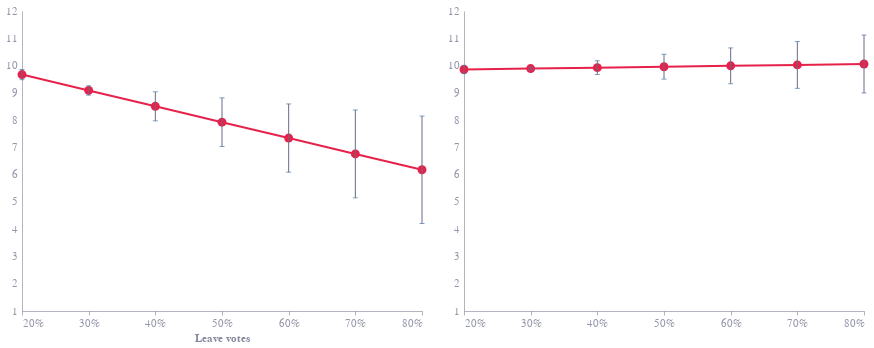

Source (notebook cell):
### Code cell
# Combine figures 1a and 1b into figure 1
fig1 = fig1a | fig1b
fig1

### Figure 1 — Vega-Lite specification as saved in the notebook (floating-point values rounded to 4 significant figures)
{"config": {"font": "Circular Std", "text": {"color": "#676A86", "align": "left", "baseline": "middle", "dx": 7, "dy": 0, "fontSize": 11}, "view": {"stroke": null, "continuousWidth": 400, "continuousHeight": 300, "discreteWidth": 400, "discreteHeight": 300}, "range": {"category": ["#36B7B4", "#E6224B", "#F4C245", "#0063AF", "#00A767", "#179FDB", "#EB5C2E"], "diverging": ["#E6224B", "#E54753", "#C9C9C9", "#179FDB", "#122B39"], "heatmap": ["#C9C9C9", "#179FDB", "#0063AF", "#122B39"], "ordinal": ["#00A767", "#36B7B4", "#179FDB", "#0063AF", "#243B5A"]}, "bar": {"color": "#179fdb"}, "line": {"color": "#e6224b"}, "rule": {"color": "#676A86"}, "area": {"opacity": 0.3}, "point": {"filled": true, "size": 80, "color": "#e6224b", "opacity": 0.95}, "geoshape": {"stroke": "white", "strokeWidth": 0.3}, "rect": {"fill": "#d6d4d4", "opacity": 0.3}, "axis": {"labelColor": "#676A86", "labelFontSize": 11, "labelFont": "Circular Std", "labelOpacity": 0.7, "tickColor": "#676A86", "tickOpacity": 0.5, "domainColor": "#676A86", "domainOpacity": 0.5, "gridColor": "#676A86", "gridDash": [2, 2], "gridOpacity": 0.5, "title": null, "titleColor": "#676A86", "titleOpacity": 0.8, "tickSize": 4}, "axisXDiscrete": {"grid": false, "labelAngle": 0, "tickCount": 10, "tickOpacity": 0.5, "title": null}, "axisYDiscrete": {"ticks": false, "labelPadding": 5}, "axisXTemporal": {"grid": false, "ticks": true}, "axisXQuantitative": {"grid": true}, "axisYQuantitative": {"gridColor": "#676A86", "gridDash": [1, 5], "gridOpacity": 0.5, "ticks": false, "labelPadding": 5, "tickCount": 8, "titleAngle": 0, "titleAlign": "left", "titleBaseline": "bottom", "titleX": 0, "titleY": -5}, "title": {"color": "#676A86E6", "subtitleColor": "#676A86", "font": "Circular Std", "subtitleFont": "Circular Std", "anchor": "start", "fontSize": 14, "subtitleFontSize": 12, "subtitlePadding": 4, "offset": 0, "frame": "group"}, "legend": {"titleColor": "#122b39", "title": null, "labelColor": "#122b39", "labelFontSize": 11}}, "hconcat": [{"layer": [{"mark": {"type": "line", "point": true}, "encoding": {"tooltip": [{"field": "leave_vote", "format": ".0f", "title": "Leave votes (%): ", "type": "quantitative"}, {"field": "ghq_pred", "format": ".2f", "title": "Predicted mental health: ", "type": "quantitative"}, {"field": "pred_lower", "format": ".2f", "title": "Lower 90% CI: ", "type": "quantitative"}, {"field": "pred_upper", "format": ".2f", "title": "Upper 90% CI: ", "type": "quantitative"}], "x": {"axis": {"format": ".0f", "grid": false, "labelExpr": "datum.value + \"%\"", "values": [20, 30, 40, 50, 60, 70, 80]}, "field": "leave_vote", "title": "Leave votes", "type": "quantitative"}, "y": {"axis": {"grid": false}, "field": "ghq_pred", "scale": {"domain": [1, 12]}, "title": "", "type": "quantitative"}}}, {"mark": {"type": "errorbar", "ticks": true}, "encoding": {"tooltip": {"value": null}, "x": {"axis": {"format": ".0f", "grid": false, "labelExpr": "datum.value + \"%\"", "values": [20, 30, 40, 50, 60, 70, 80]}, "field": "leave_vote", "title": "Leave votes", "type": "quantitative"}, "y": {"field": "pred_lower", "title": "", "type": "quantitative"}, "y2": {"field": "pred_upper"}}}], "data": {"name": "data-489138be2c9c2d32b427a41324f5e6cd"}}, {"layer": [{"mark": {"type": "line", "point": true}, "encoding": {"tooltip": [{"field": "leave_vote", "format": ".0f", "title": "Leave votes (%): ", "type": "quantitative"}, {"field": "ghq_pred", "format": ".2f", "title": "Predicted mental health: ", "type": "quantitative"}, {"field": "pred_lower", "format": ".2f", "title": "Lower 90% CI: ", "type": "quantitative"}, {"field": "pred_upper", "format": ".2f", "title": "Upper 90% CI: ", "type": "quantitative"}], "x": {"axis": {"format": ".0f", "grid": false, "labelExpr": "datum.value + \"%\"", "values": [20, 30, 40, 50, 60, 70, 80]}, "field": "leave_vote", "title": "", "type": "quantitative"}, "y": {"axis": {"grid": false}, "field": "ghq_pred", "scale": {"domain": [1, 12]}, "title": "", "type": "quantitative"}}}, {"mark": {"type": "errorbar", "ticks": true}, "encoding": {"tooltip": {"value": null}, "x": {"axis": {"format": ".0f", "grid": false, "labelExpr": "datum.value + \"%\"", "values": [20, 30, 40, 50, 60, 70, 80]}, "field": "leave_vote", "title": "", "type": "quantitative"}, "y": {"field": "pred_lower", "title": "", "type": "quantitative"}, "y2": {"field": "pred_upper"}}}], "data": {"name": "data-804bbd2afa1f432d8c2ff871c1d8ba56"}}], "$schema": "https://vega.github.io/schema/vega-lite/v6.1.0.json", "datasets": {"data-489138be2c9c2d32b427a41324f5e6cd": [{"leave_vote": 20, "ghq_pred": 9.668, "pred_lower": 9.481, "pred_upper": 9.855}, {"leave_vote": 30, "ghq_pred": 9.087, "pred_lower": 8.914, "pred_upper": 9.259}, {"leave_vote": 40, "ghq_pred": 8.505, "pred_lower": 7.973, "pred_upper": 9.037}, {"leave_vote": 50, "ghq_pred": 7.923, "pred_lower": 7.032, "pred_upper": 8.815}, {"leave_vote": 60, "ghq_pred": 7.342, "pred_lower": 6.091, "pred_upper": 8.593}, {"leave_vote": 70, "ghq_pred": 6.76, "pred_lower": 5.15, "pred_upper": 8.371}, {"leave_vote": 80, "ghq_pred": 6.179, "pred_lower": 4.209, "pred_upper": 8.148}], "data-804bbd2afa1f432d8c2ff871c1d8ba56": [{"leave_vote": 20, "ghq_pred": 9.856, "pred_lower": 9.703, "pred_upper": 10.01}, {"leave_vote": 30, "ghq_pred": 9.89, "pred_lower": 9.84, "pred_upper": 9.939}, {"leave_vote": 40, "ghq_pred": 9.923, "pred_lower": 9.671, "pred_upper": 10.17}, {"leave_vote": 50, "ghq_pred": 9.957, "pred_lower": 9.502, "pred_upper": 10.41}, {"leave_vote": 60, "ghq_pred": 9.99, "pred_lower": 9.333, "pred_upper": 10.65}, {"leave_vote": 70, "ghq_pred": 10.02, "pred_lower": 9.164, "pred_upper": 10.88}, {"leave_vote": 80, "ghq_pred": 10.06, "pred_lower": 8.995, "pred_upper": 11.12}]}}
